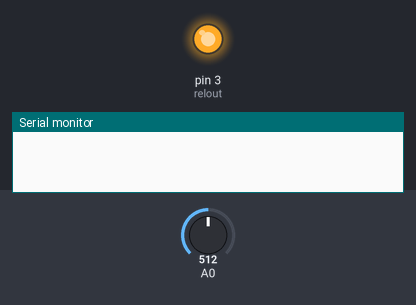
This sketch was run on a simulated Arduino Nano, built with avr-gcc and run on an emulated ATmega328P. On the bench: output pins drawn as LEDs (lit = HIGH), the last lines printed to the serial monitor. The inputs (shaded band) are chosen by the test bench; at power-on: A0 = 512.

Above: at 0.1 s.
At 30.1 s:
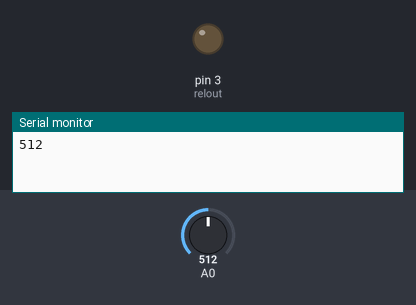
Timing chart, 0 to 31.6 s (numbered marks = the images above):
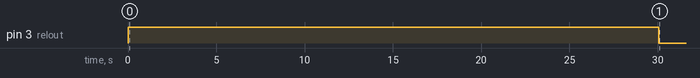

Measured:
- by itself, pin 3 (relout): HIGH → LOW at 30.1 s

The sketch:

Datchik_dvijenia.ino
```cpp
/*
 * PIR Sensor[PIN GND]  -> Arduino Nano[PIN GND]
 * PIR Sensor[PIN 5V]   -> Arduino Nano[PIN 5V]
 * PIR Sensor[PIN OUT]  -> Arduino Nano[PIN A0]
 * Relay Module[PIN IN] -> Arduino Nano[PIN 3]
 */
//relout - пин модуля реле
const int relout = 3;
//trigger - флаг срабатывания датчика движения
boolean trigger = false;

void setup()
{
  /*Стандартная процедура инициализации порта на который подключен модуль реле.
  ВАЖНО!!! - чтобы модуль реле оставался в первоначально выключенном состоянии,нужно записать в порт входа/выхода значение HIGH, это позволит избежать ложных "перещелкиваний",
и сохранит состояние реле таким, каким оно было до включения всей схемы в работу*/
  pinMode(relout, OUTPUT);
  digitalWrite(relout, HIGH);
  //задержка в минуту для инициализации датчика
  delay(30000);
  Serial.begin(9600);
}

void loop() {
  int y = analogRead(A0);
  Serial.println(y);
  delay(50);
  //Считать значение с аналогового порта А0
  //Если значение выше 500
  if(analogRead(A0) > 500)
  {
    //Установить флаг срабатывания датчика движения
    if(!trigger)
    {
      trigger = true;
    }
  }
  else
  {
    //Снять флаг срабатывания датчика движения
    trigger = false;
    //Выключить реле
    digitalWrite(relout, HIGH);
  }

  //Пока флаг срабатывания датчика движения установлен
  while(trigger)
  {
    //Включить реле
    digitalWrite(relout, LOW);
    if(analogRead(A0) > 500)
    {
      //Установить флаг срабатывания датчика движения
      if(!trigger)
      {
        trigger = true;
      }
    }
    else
    {
      //Снять флаг срабатывания датчика движения
      trigger = false;
      //Выключить реле
      digitalWrite(relout, HIGH);
    }
  }
}
```
